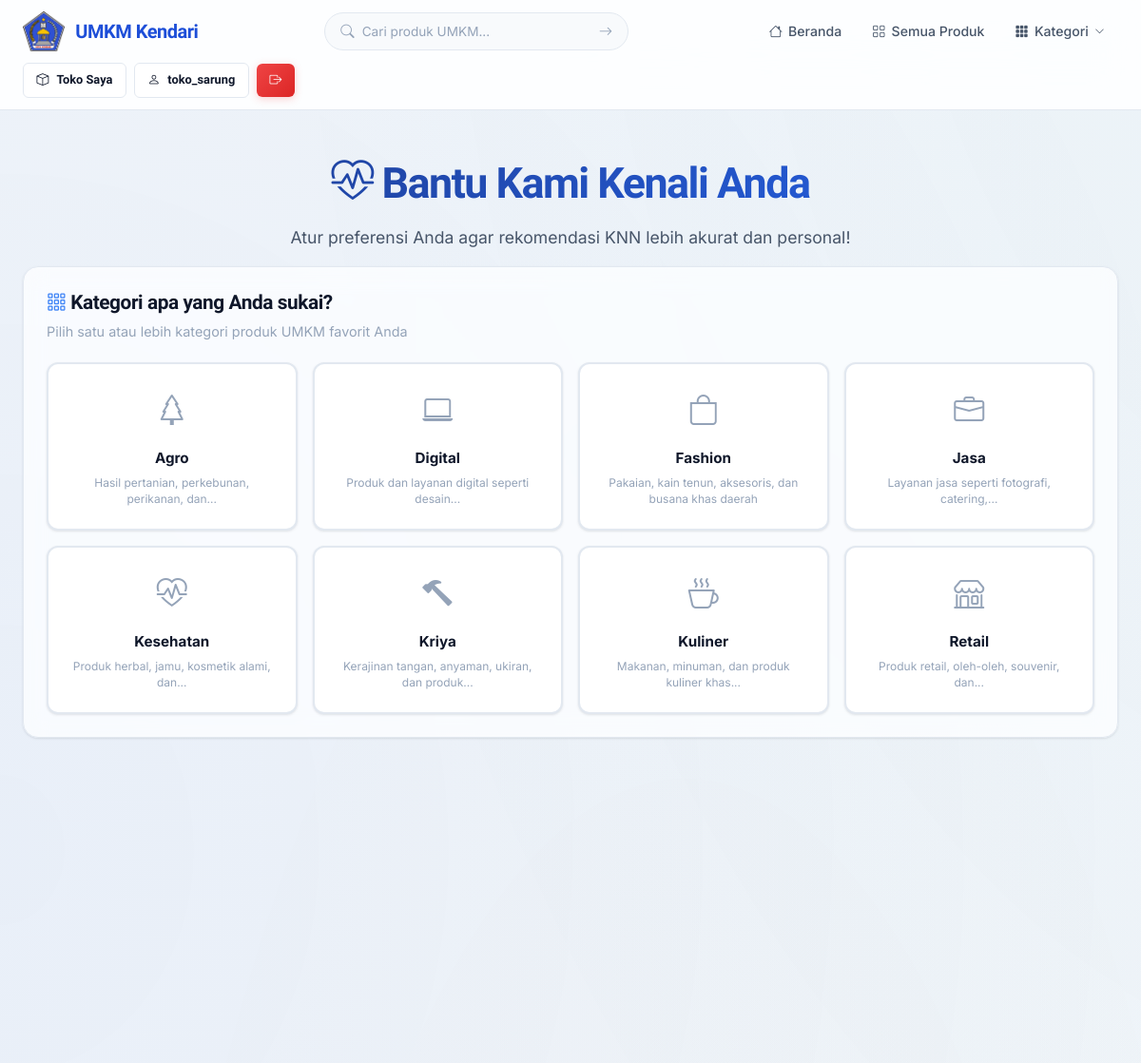
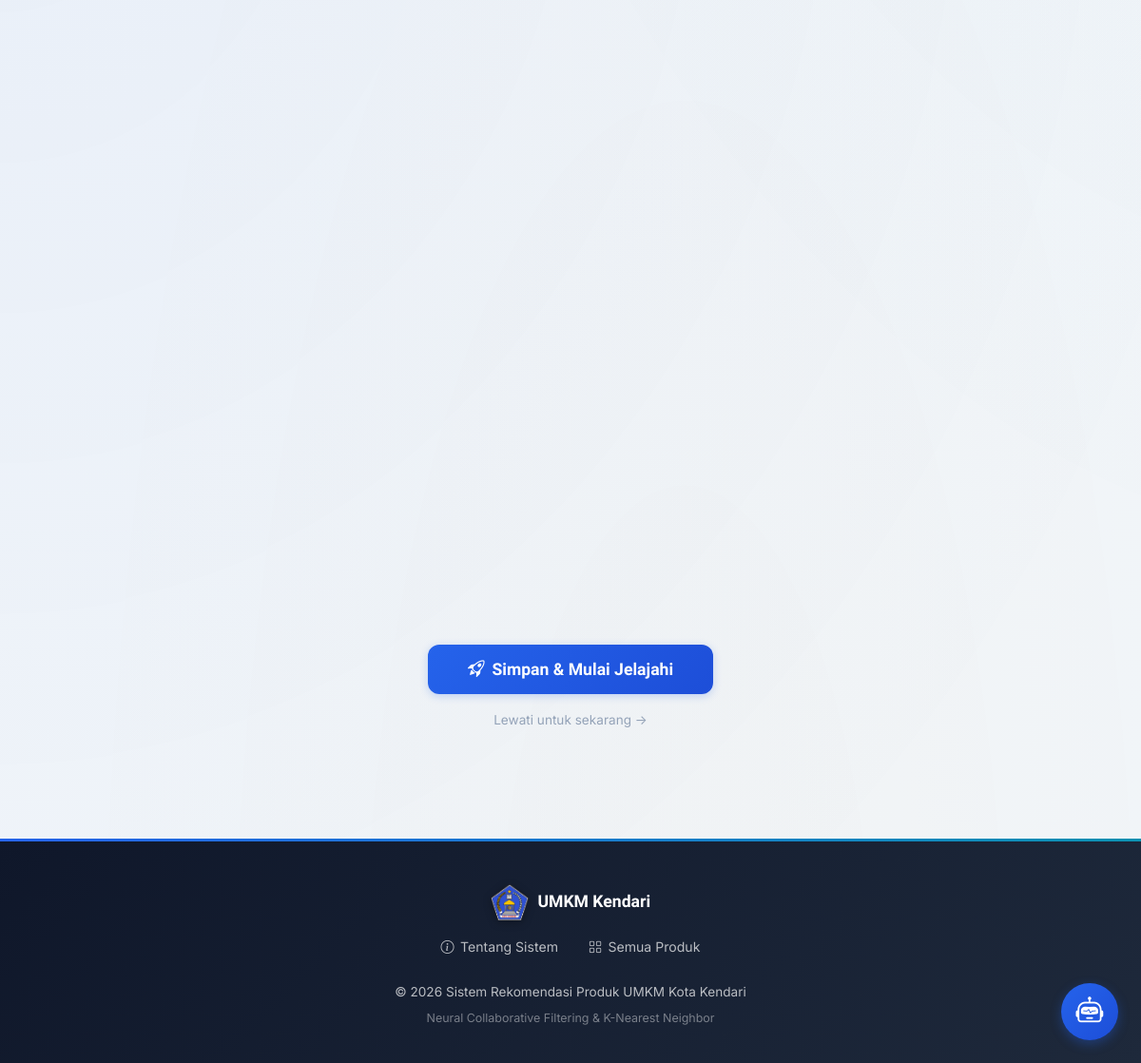
Screenshot of /onboarding (signed in) with the database file from the repository (2 pictures, top to bottom).
### tables this page shows
CREATE TABLE users (
            id INTEGER PRIMARY KEY AUTOINCREMENT,
            username TEXT UNIQUE NOT NULL,
            email TEXT UNIQUE NOT NULL,
            password_hash TEXT NOT NULL,
            role TEXT NOT NULL DEFAULT 'buyer' CHECK(role IN ('admin','seller','buyer')),
            nama_lengkap TEXT NOT NULL,
            alamat TEXT DEFAULT '',
            no_telepon TEXT DEFAULT '',
            created_at TIMESTAMP DEFAULT CURRENT_TIMESTAMP
        );

CREATE TABLE kategori (
            id INTEGER PRIMARY KEY AUTOINCREMENT,
            nama TEXT UNIQUE NOT NULL,
            deskripsi TEXT DEFAULT '',
            icon TEXT DEFAULT 'bi-tag'
        );

### routes/auth.py (the view, shortened to what this page needs)
@auth_bp.route('/onboarding', methods=['GET', 'POST'])
@login_required
def onboarding():
    kategori_list = Kategori.get_all()
    existing_kat_ids = UserPreference.get_preferred_kategori_ids(current_user.id)
    existing_harga_min, existing_harga_max = UserPreference.get_price_range(current_user.id)
    existing_rating_min = UserPreference.get_rating_min(current_user.id)
    existing_sort_by = UserPreference.get_sort_by(current_user.id)
    return render_template('auth/onboarding.html',
                           kategori_list=kategori_list,
                           existing_kat_ids=existing_kat_ids,
                           existing_harga_min=existing_harga_min,
                           existing_harga_max=existing_harga_max,
                           existing_rating_min=existing_rating_min,
                           existing_sort_by=existing_sort_by)

### models/database.py (called while the page is built)
def get_db():
    from flask import g
    if 'db' not in g:
        g.db = sqlite3.connect(DATABASE)
        g.db.row_factory = sqlite3.Row
        g.db.execute("PRAGMA foreign_keys = ON")
    return g.db

### models/kategori.py (called while the page is built)
    @staticmethod
    def get_all():
        db = get_db()
        rows = db.execute('SELECT * FROM kategori ORDER BY nama').fetchall()
        return [Kategori(**dict(row)) for row in rows]

### models/preference.py (called while the page is built)
    @staticmethod
    def get_preferred_kategori_ids(user_id):
        db = get_db()
        rows = db.execute(
            'SELECT DISTINCT kategori_id FROM user_preferences WHERE user_id = ? AND kategori_id IS NOT NULL',
            (user_id,)
        ).fetchall()
        return [row['kategori_id'] for row in rows]

    @staticmethod
    def get_price_range(user_id):
        db = get_db()
        row = db.execute(
            'SELECT MIN(harga_min) as harga_min, MAX(harga_max) as harga_max FROM user_preferences WHERE user_id = ?',
            (user_id,)
        ).fetchone()
        if row and row['harga_min'] is not None:
            return row['harga_min'], row['harga_max']
        return 0, 999999999

    @staticmethod
    def get_rating_min(user_id):
        db = get_db()
        try:
            row = db.execute(
                'SELECT rating_min FROM user_preferences WHERE user_id = ? LIMIT 1',
                (user_id,)
            ).fetchone()
            if row and row['rating_min'] is not None:
                return float(row['rating_min'])
        except Exception:
            pass
        return 3.0

    @staticmethod
    def get_sort_by(user_id):
        db = get_db()
        try:
            row = db.execute(
                'SELECT sort_by FROM user_preferences WHERE user_id = ? LIMIT 1',
                (user_id,)
            ).fetchone()
            if row and row['sort_by']:
                return row['sort_by']
        except Exception:
            pass
        return 'rating'

### models/user.py (called while the page is built)
    @staticmethod
    def get_by_id(user_id):
        db = get_db()
        row = db.execute('SELECT * FROM users WHERE id = ?', (user_id,)).fetchone()
        if row:
            return User(**dict(row))
        return None

### templates/auth/onboarding.html (shortened to what this page needs)
{% extends "base.html" %}
{% block content %}
<div class="container">
    <section class="hero" style="padding-bottom: 1rem;">
        <h1><i class="bi bi-heart-pulse"></i> Bantu Kami Kenali Anda</h1>
        <p>Atur preferensi Anda agar rekomendasi KNN lebih akurat dan personal!</p>
    </section>
    <form method="POST" class="onboarding-form">
        <div class="glass-card mb-3">
            <h2 style="margin-bottom: 0.3rem; font-size: 1.3rem;">
                <i class="bi bi-grid-3x3-gap" style="color: var(--primary-light);"></i>
                Kategori apa yang Anda sukai?
            </h2>
            <p style="color: var(--text-muted); margin-bottom: 1.2rem; font-size: 0.9rem;">
                Pilih satu atau lebih kategori produk UMKM favorit Anda
            </p>
            <div class="pref-grid">
                {% for kat in kategori_list %}
                <label class="pref-card" for="kat_{{ kat.id }}">
                    <div class="pref-card-inner">
                        <i class="{{ kat.icon }}"></i>
                        <span class="pref-name">{{ kat.nama }}</span>
                        {% if kat.deskripsi %}
                        <span class="pref-desc">{{ kat.deskripsi|truncate(50) }}</span>
                        {% endif %}
                    </div>
                </label>
                {% endfor %}
            </div>
        </div>
                {% set sort_options = [
                    ('rating',     'bi-star-fill',       'Rating Terbaik',   'Produk dengan ulasan terbaik'),
                    ('harga_asc',  'bi-sort-numeric-up', 'Harga Termurah',   'Dari harga paling rendah'),
                    ('harga_desc', 'bi-sort-numeric-down','Harga Tertinggi', 'Dari harga paling tinggi'),
                    ('terbaru',    'bi-clock-history',   'Terbaru',          'Produk yang baru ditambahkan'),
                ] %}
        <div style="text-align: center; padding: 1rem 0 3rem;">
            <button type="submit" class="btn btn-primary btn-lg" style="min-width: 300px; padding: 1rem 2rem; font-size: 1.1rem;">
                <i class="bi bi-rocket-takeoff"></i> Simpan & Mulai Jelajahi
            </button>
            <div style="margin-top: 0.8rem;">
                <a href="{{ url_for('main.index') }}" style="color: var(--text-muted); font-size: 0.85rem;">
                    Lewati untuk sekarang →
                </a>
            </div>
        </div>
    </form>
</div>
{% endblock %}

### templates/base.html (shortened to what this page needs)
<!DOCTYPE html>
<html lang="id">
<head>
    <link rel="stylesheet" href="{{ url_for('static', filename='css/style.css') }}">
    <link rel="stylesheet" href="https://cdn.jsdelivr.net/npm/bootstrap-icons@1.11.3/font/bootstrap-icons.min.css">
    <link rel="stylesheet" href="https://cdn.jsdelivr.net/npm/sweetalert2@11/dist/sweetalert2.min.css">
</head>
<body>
    <nav class="navbar" id="mainNav">
        <div class="container">
            <a href="{{ url_for('main.index') }}" class="navbar-brand" style="display: flex; align-items: center; gap: 0.7rem; text-decoration: none;">
                <img src="{{ url_for('static', filename='logo.png') }}" alt="Logo Kota Kendari" style="height: 42px; width: auto; object-fit: contain;">
                <span>UMKM Kendari</span>
            </a>
            <form action="{{ url_for('main.search') }}" method="GET" class="nav-search">
                <i class="bi bi-search"></i>
                <input type="text" name="q" placeholder="Cari produk UMKM..." value="{{ request.args.get('q', '') }}">
                <button type="submit"><i class="bi bi-arrow-right"></i></button>
            </form>
            <ul class="navbar-nav">
                <li><a href="{{ url_for('main.index') }}" class="nav-link {% if request.endpoint == 'main.index' %}active{% endif %}"><i class="bi bi-house"></i> Beranda</a></li>
                <li><a href="{{ url_for('main.list_produk') }}" class="nav-link {% if request.endpoint == 'main.list_produk' and not request.args.get('kategori') %}active{% endif %}"><i class="bi bi-grid"></i> Semua Produk</a></li>
                {% if kategori_list %}
                <li class="nav-dropdown">
                    <button class="nav-link nav-dropdown-toggle" id="kategoriDropdownBtn" aria-expanded="false">
                        <i class="bi bi-grid-3x3-gap-fill"></i> Kategori
                        <i class="bi bi-chevron-down nav-dropdown-chevron"></i>
                    </button>
                </li>
                {% endif %}
            </ul>
            <div class="nav-auth">
                {% if current_user.is_authenticated %}
                    {% if current_user.role == 'admin' %}
                        <a href="{{ url_for('admin.dashboard') }}" class="btn btn-sm btn-secondary"><i class="bi bi-gear"></i> Admin</a>
                    {% elif current_user.role == 'seller' %}
                        <a href="{{ url_for('seller.dashboard') }}" class="btn btn-sm btn-secondary"><i class="bi bi-box"></i> Toko Saya</a>
                    {% endif %}
                    <a href="{{ url_for('main.profil') }}" class="btn btn-sm btn-secondary"><i class="bi bi-person"></i> {{ current_user.username }}</a>
                    <a href="{{ url_for('auth.logout') }}" class="btn btn-sm btn-danger"><i class="bi bi-box-arrow-right"></i></a>
                {% else %}
                    <a href="{{ url_for('auth.login') }}" class="btn btn-sm btn-secondary">Masuk</a>
                    <a href="{{ url_for('auth.register') }}" class="btn btn-sm btn-primary">Daftar</a>
                {% endif %}
            </div>
        </div>
    </nav>
    <main>
        {% block content %}{% endblock %}
    </main>
    <footer class="footer">
        <div class="container">
            <div class="footer-brand" style="display: flex; align-items: center; justify-content: center; gap: 0.6rem; margin-bottom: 1rem;">
                <img src="{{ url_for('static', filename='logo.png') }}" alt="Logo Kota Kendari" style="height: 38px; width: auto; object-fit: contain; filter: drop-shadow(0 2px 4px rgba(0,0,0,0.3));">
                <span>UMKM Kendari</span>
            </div>
            <div class="footer-links">
                <a href="{{ url_for('main.tentang') }}"><i class="bi bi-info-circle"></i> Tentang Sistem</a>
                <a href="{{ url_for('main.list_produk') }}"><i class="bi bi-grid"></i> Semua Produk</a>
            </div>
            <p>&copy; 2026 Sistem Rekomendasi Produk UMKM Kota Kendari</p>
            <p style="margin-top: 0.3rem; font-size: 0.78rem; opacity: 0.6;">Neural Collaborative Filtering & K-Nearest Neighbor</p>
        </div>
    </footer>
    {% include "partials/chatbot_widget.html" %}
</body>
</html>

### templates/auth/onboarding.html (style rules this page uses)
.pref-grid { display: grid; grid-template-columns: repeat(auto-fill, minmax(220px, 1fr)); gap: 1rem; }
.pref-card { position: relative; cursor: pointer; display: block; }
.pref-card-inner { background: #fff; border: 2px solid var(--border-color); border-radius: var(--radius-md); padding: 1.4rem; text-align: center; transition: all 0.3s cubic-bezier(0.4, 0, 0.2, 1); position: relative; box-shadow: var(--shadow-sm); }
.pref-card-inner i { font-size: 2rem; color: var(--text-muted); display: block; margin-bottom: 0.6rem; transition: all 0.3s ease; }
.pref-name { display: block; font-weight: 700; font-size: 0.95rem; margin-bottom: 0.3rem; color: var(--text-primary); }
.pref-desc { display: block; font-size: 0.75rem; color: var(--text-muted); line-height: 1.4; }

### rows the page displays
users: username "toko_sarung"
kategori: nama "Agro", deskripsi "Hasil pertanian, perkebunan, perikanan, dan..."
kategori: nama "Digital", deskripsi "Produk dan layanan digital seperti desain..."
kategori: nama "Fashion", deskripsi "Pakaian, kain tenun, aksesoris, dan busana khas daerah"
kategori: nama "Jasa", deskripsi "Layanan jasa seperti fotografi, catering,..."
kategori: nama "Kesehatan", deskripsi "Produk herbal, jamu, kosmetik alami, dan..."
kategori: nama "Kriya", deskripsi "Kerajinan tangan, anyaman, ukiran, dan produk..."
kategori: nama "Kuliner", deskripsi "Makanan, minuman, dan produk kuliner khas..."
kategori: nama "Retail", deskripsi "Produk retail, oleh-oleh, souvenir, dan..."
